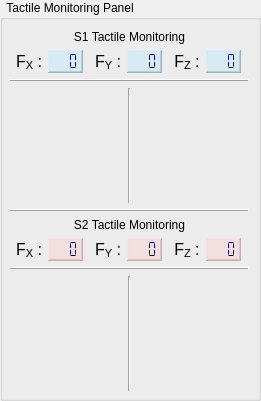
   <widget class="QGroupBox" name="tactile_monitoring_panel">
    <property name="geometry">
     <rect>
      <x>10</x>
      <y>20</y>
      <width>261</width>
      <height>401</height>
     </rect>
    </property>
    <property name="title">
     <string>  Tactile Monitoring Panel</string>
    </property>
    <widget class="QWidget" name="layoutWidget">
     <property name="geometry">
      <rect>
       <x>10</x>
       <y>30</y>
       <width>239</width>
       <height>361</height>
      </rect>
     </property>
     <layout class="QVBoxLayout" name="verticalLayout_3" stretch="0,0,0,3,1,0,0,0,3">
      <property name="spacing">
       <number>6</number>
      </property>
      <property name="sizeConstraint">
       <enum>QLayout::SetDefaultConstraint</enum>
      </property>
      <item>
       <widget class="QLabel" name="S1_tactile_monitoring_label">
        <property name="text">
         <string>S1 Tactile Monitoring</string>
        </property>
        <property name="alignment">
         <set>Qt::AlignBottom|Qt::AlignHCenter</set>
        </property>
        <property name="margin">
         <number>0</number>
        </property>
       </widget>
      </item>
      <item>
       <layout class="QHBoxLayout" name="horizontalLayout_11" stretch="1,1,1,1,1,1,1,1,1,1">
        <item>
         <widget class="QWidget" name="widget1" native="true"/>
        </item>
        <item>
         <widget class="QLabel" name="force_value_1_x">
          <property name="font">
           <font>
            <pointsize>12</pointsize>
           </font>
          </property>
          <property name="text">
           <string>F&lt;sub&gt;X&lt;/sub&gt; :</string>
          </property>
          <property name="alignment">
           <set>Qt::AlignCenter</set>
          </property>
         </widget>
        </item>
        <item>
         <widget class="QLCDNumber" name="force_val_1_x">
          <property name="font">
           <font>
            <family>Ubuntu</family>
            <pointsize>11</pointsize>
            <italic>false</italic>
            <bold>true</bold>
           </font>
          </property>
          <property name="autoFillBackground">
           <bool>false</bool>
          </property>
          <property name="styleSheet">
           <string notr="true">background-color: rgba(179, 229, 252, 0.35);
color: rgba(0, 0, 139, 1); /* Dark blue color */
font-weight: bold;</string>
          </property>
          <property name="frameShape">
           <enum>QFrame::WinPanel</enum>
          </property>
          <property name="frameShadow">
           <enum>QFrame::Raised</enum>
          </property>
          <property name="lineWidth">
           <number>1</number>
          </property>
          <property name="midLineWidth">
           <number>0</number>
          </property>
          <property name="smallDecimalPoint">
           <bool>true</bool>
          </property>
          <property name="digitCount">
           <number>3</number>
          </property>
          <property name="segmentStyle">
           <enum>QLCDNumber::Flat</enum>
          </property>
          <property name="value" stdset="0">
           <double>0.000000000000000</double>
          </property>
         </widget>
        </item>
        <item>
         <widget class="QWidget" name="widget11" native="true"/>
        </item>
        <item>
         <widget class="QLabel" name="force_value_1_y">
          <property name="font">
           <font>
            <pointsize>12</pointsize>
           </font>
          </property>
          <property name="text">
           <string>F&lt;sub&gt;Y&lt;/sub&gt; :</string>
          </property>
          <property name="alignment">
           <set>Qt::AlignCenter</set>
          </property>
         </widget>
        </item>
        <item>
         <widget class="QLCDNumber" name="force_val_1_y">
          <property name="font">
           <font>
            <family>Ubuntu</family>
            <pointsize>11</pointsize>
            <italic>false</italic>
            <bold>true</bold>
           </font>
          </property>
          <property name="autoFillBackground">
           <bool>false</bool>
          </property>
          <property name="styleSheet">
           <string notr="true">background-color: rgba(179, 229, 252, 0.35);
color: rgba(0, 0, 139, 1); /* Dark blue color */
font-weight: bold;</string>
          </property>
          <property name="frameShape">
           <enum>QFrame::WinPanel</enum>
          </property>
          <property name="frameShadow">
           <enum>QFrame::Raised</enum>
          </property>
          <property name="lineWidth">
           <number>1</number>
          </property>
          <property name="midLineWidth">
           <number>0</number>
          </property>
          <property name="smallDecimalPoint">
           <bool>true</bool>
          </property>
          <property name="digitCount">
           <number>3</number>
          </property>
          <property name="segmentStyle">
           <enum>QLCDNumber::Flat</enum>
          </property>
          <property name="value" stdset="0">
           <double>0.000000000000000</double>
          </property>
         </widget>
        </item>
        <item>
         <widget class="QWidget" name="widget_10" native="true"/>
        </item>
        <item>
         <widget class="QLabel" name="force_value_1_z">
          <property name="font">
           <font>
            <pointsize>12</pointsize>
           </font>
          </property>
          <property name="text">
           <string>F&lt;sub&gt;Z&lt;/sub&gt; :</string>
          </property>
          <property name="alignment">
           <set>Qt::AlignCenter</set>
          </property>
         </widget>
        </item>
        <item>
         <widget class="QLCDNumber" name="force_val_1_z">
          <property name="font">
           <font>
            <family>Ubuntu</family>
            <pointsize>11</pointsize>
            <italic>false</italic>
            <bold>true</bold>
           </font>
          </property>
          <property name="autoFillBackground">
           <bool>false</bool>
          </property>
          <property name="styleSheet">
           <string notr="true">background-color: rgba(179, 229, 252, 0.35);
color: rgba(0, 0, 139, 1); /* Dark blue color */
font-weight: bold;</string>
          </property>
          <property name="frameShape">
           <enum>QFrame::WinPanel</enum>
          </property>
          <property name="frameShadow">
           <enum>QFrame::Raised</enum>
          </property>
          <property name="lineWidth">
           <number>1</number>
          </property>
          <property name="midLineWidth">
           <number>0</number>
          </property>
          <property name="smallDecimalPoint">
           <bool>true</bool>
          </property>
          <property name="digitCount">
           <number>3</number>
          </property>
          <property name="segmentStyle">
           <enum>QLCDNumber::Flat</enum>
          </property>
          <property name="value" stdset="0">
           <double>0.000000000000000</double>
          </property>
         </widget>
        </item>
        <item>
         <widget class="QWidget" name="widget_14" native="true"/>
        </item>
       </layout>
      </item>
      <item>
       <widget class="QFrame" name="hline1_2">
        <property name="frameShape">
         <enum>QFrame::HLine</enum>
        </property>
        <property name="frameShadow">
         <enum>QFrame::Raised</enum>
        </property>
       </widget>
      </item>
      <item>
       <layout class="QHBoxLayout" name="horizontalLayout_9" stretch="1,0,1">
        <item>
         <widget class="QWidget" name="quadrant_1" native="true">
          <property name="sizePolicy">
           <sizepolicy hsizetype="Expanding" vsizetype="Expanding">
            <horstretch>0</horstretch>
            <verstretch>0</verstretch>
           </sizepolicy>
          </property>
          <property name="styleSheet">
           <string notr="true">background-color: rgba(0, 0, 0, 0); /* Fully transparent background */
    border: none; /* No border */</string>
          </property>
          <widget class="QWidget" name="quadrant_1_1" native="true">
           <property name="geometry">
            <rect>
             <x>-32</x>
             <y>-33</y>
             <width>171</width>
             <height>171</height>
            </rect>
           </property>
           <property name="styleSheet">
            <string notr="true">background-color: rgba(0, 0, 0, 0); /* Fully transparent background */
    border: none; /* No border */</string>
           </property>
          </widget>
         </widget>
        </item>
        <item>
         <widget class="Line" name="line_7">
          <property name="orientation">
           <enum>Qt::Vertical</enum>
          </property>
         </widget>
        </item>
        <item>
         <widget class="QWidget" name="shear_1" native="true">
          <property name="styleSheet">
           <string notr="true">background-color: rgba(0, 0, 0, 0); /* Fully transparent background */
    border: none; /* No border */</string>
          </property>
          <widget class="QWidget" name="shear_map_1_1" native="true">
           <property name="geometry">
            <rect>
             <x>-36</x>
             <y>-30</y>
             <width>171</width>
             <height>171</height>
            </rect>
           </property>
           <property name="styleSheet">
            <string notr="true">background-color: rgba(0, 0, 0, 0); /* Fully transparent background */
    border: none; /* No border */</string>
           </property>
          </widget>
         </widget>
        </item>
       </layout>
      </item>
      <item>
       <widget class="QFrame" name="hline1">
        <property name="frameShape">
         <enum>QFrame::HLine</enum>
        </property>
        <property name="frameShadow">
         <enum>QFrame::Raised</enum>
        </property>
       </widget>
      </item>
      <item>
       <widget class="QLabel" name="S2_tactile_monitoring_label">
        <property name="text">
         <string>S2 Tactile Monitoring</string>
        </property>
        <property name="alignment">
         <set>Qt::AlignCenter</set>
        </property>
       </widget>
      </item>
      <item>
       <layout class="QHBoxLayout" name="horizontalLayout_13" stretch="1,1,1,0,1,1,0,1,1,1">
        <item>
         <widget class="QWidget" name="widget_15" native="true"/>
        </item>
        <item>
         <widget class="QLabel" name="force_value_2_x">
          <property name="font">
           <font>
            <pointsize>12</pointsize>
           </font>
          </property>
          <property name="text">
           <string>F&lt;sub&gt;X&lt;/sub&gt; :</string>
          </property>
          <property name="alignment">
           <set>Qt::AlignCenter</set>
          </property>
         </widget>
        </item>
        <item>
         <widget class="QLCDNumber" name="force_val_2_x">
          <property name="font">
           <font>
            <family>Ubuntu</family>
            <pointsize>11</pointsize>
            <italic>false</italic>
            <bold>true</bold>
           </font>
          </property>
          <property name="autoFillBackground">
           <bool>false</bool>
          </property>
          <property name="styleSheet">
           <string notr="true">background-color: rgba(255, 192, 192, 0.3);
color: rgba(0, 0, 139, 1); /* Dark blue color */
font-weight: bold;</string>
          </property>
          <property name="frameShape">
           <enum>QFrame::WinPanel</enum>
          </property>
          <property name="frameShadow">
           <enum>QFrame::Raised</enum>
          </property>
          <property name="lineWidth">
           <number>1</number>
          </property>
          <property name="midLineWidth">
           <number>0</number>
          </property>
          <property name="smallDecimalPoint">
           <bool>true</bool>
          </property>
          <property name="digitCount">
           <number>3</number>
          </property>
          <property name="segmentStyle">
           <enum>QLCDNumber::Flat</enum>
          </property>
          <property name="value" stdset="0">
           <double>0.000000000000000</double>
          </property>
         </widget>
        </item>
        <item>
         <widget class="QWidget" name="widget_17" native="true"/>
        </item>
        <item>
         <widget class="QLabel" name="force_value_2_y">
          <property name="font">
           <font>
            <pointsize>12</pointsize>
           </font>
          </property>
          <property name="text">
           <string>F&lt;sub&gt;Y&lt;/sub&gt; :</string>
          </property>
          <property name="alignment">
           <set>Qt::AlignCenter</set>
          </property>
         </widget>
        </item>
        <item>
         <widget class="QLCDNumber" name="force_val_2_y">
          <property name="font">
           <font>
            <family>Ubuntu</family>
            <pointsize>11</pointsize>
            <italic>false</italic>
            <bold>true</bold>
           </font>
          </property>
          <property name="autoFillBackground">
           <bool>false</bool>
          </property>
          <property name="styleSheet">
           <string notr="true">background-color: rgba(255, 192, 192, 0.3);
color: rgba(0, 0, 139, 1); /* Dark blue color */
font-weight: bold;</string>
          </property>
          <property name="frameShape">
           <enum>QFrame::WinPanel</enum>
          </property>
          <property name="frameShadow">
           <enum>QFrame::Raised</enum>
          </property>
          <property name="lineWidth">
           <number>1</number>
          </property>
          <property name="midLineWidth">
           <number>0</number>
          </property>
          <property name="smallDecimalPoint">
           <bool>true</bool>
          </property>
          <property name="digitCount">
           <number>3</number>
          </property>
          <property name="segmentStyle">
           <enum>QLCDNumber::Flat</enum>
          </property>
          <property name="value" stdset="0">
           <double>0.000000000000000</double>
          </property>
         </widget>
        </item>
        <item>
         <widget class="QWidget" name="widget_18" native="true"/>
        </item>
        <item>
         <widget class="QLabel" name="force_value_2_z">
          <property name="font">
           <font>
            <pointsize>12</pointsize>
           </font>
          </property>
          <property name="text">
           <string>F&lt;sub&gt;Z&lt;/sub&gt; :</string>
          </property>
          <property name="alignment">
           <set>Qt::AlignCenter</set>
          </property>
         </widget>
        </item>
        <item>
         <widget class="QLCDNumber" name="force_val_2_z">
          <property name="font">
           <font>
            <family>Ubuntu</family>
            <pointsize>12</pointsize>
            <italic>false</italic>
            <bold>true</bold>
           </font>
          </property>
          <property name="styleSheet">
           <string notr="true">background-color: rgba(255, 192, 192, 0.3);
color: rgba(0, 0, 139, 1); /* Dark blue color */
font-weight: bold;</string>
          </property>
          <property name="frameShape">
           <enum>QFrame::WinPanel</enum>
          </property>
          <property name="smallDecimalPoint">
           <bool>true</bool>
          </property>
          <property name="digitCount">
           <number>3</number>
          </property>
          <property name="segmentStyle">
           <enum>QLCDNumber::Flat</enum>
          </property>
          <property name="value" stdset="0">
           <double>0.000000000000000</double>
          </property>
         </widget>
        </item>
        <item>
         <widget class="QWidget" name="widget_16" native="true"/>
        </item>
       </layout>
      </item>
      <item>
       <widget class="QFrame" name="hline1_5">
        <property name="frameShape">
         <enum>QFrame::HLine</enum>
        </property>
        <property name="frameShadow">
         <enum>QFrame::Raised</enum>
        </property>
       </widget>
      </item>
      <item>
       <layout class="QHBoxLayout" name="horizontalLayout_19" stretch="1,0,1">
        <item>
         <widget class="QWidget" name="quadrant_2" native="true">
          <property name="sizePolicy">
           <sizepolicy hsizetype="Expanding" vsizetype="Expanding">
            <horstretch>0</horstretch>
            <verstretch>0</verstretch>
           </sizepolicy>
          </property>
          <property name="sizeIncrement">
           <size>
            <width>9</width>
            <height>9</height>
           </size>
          </property>
          <property name="styleSheet">
           <string notr="true">background-color: rgba(0, 0, 0, 0); /* Fully transparent background */
    border: none; /* No border */</string>
          </property>
          <widget class="QWidget" name="quadrant_2_2" native="true">
           <property name="geometry">
            <rect>
             <x>-32</x>
             <y>-28</y>
             <width>171</width>
             <height>171</height>
            </rect>
           </property>
           <property name="styleSheet">
            <string notr="true">background-color: rgba(0, 0, 0, 0); /* Fully transparent background */
    border: none; /* No border */</string>
           </property>
          </widget>
         </widget>
        </item>
        <item>
         <widget class="Line" name="line_16">
          <property name="orientation">
           <enum>Qt::Vertical</enum>
          </property>
         </widget>
        </item>
        <item>
         <widget class="QWidget" name="shear_2" native="true">
          <property name="styleSheet">
           <string notr="true">background-color: rgba(0, 0, 0, 0); /* Fully transparent background */
    border: none; /* No border */</string>
          </property>
          <widget class="QWidget" name="shear_map_2_2" native="true">
           <property name="geometry">
            <rect>
             <x>-36</x>
             <y>-30</y>
             <width>171</width>
             <height>171</height>
            </rect>
           </property>
           <property name="styleSheet">
            <string notr="true">background-color: rgba(0, 0, 0, 0); /* Fully transparent background */
    border: none; /* No border */</string>
           </property>
          </widget>
         </widget>
        </item>
       </layout>
      </item>
     </layout>
    </widget>
   </widget>
